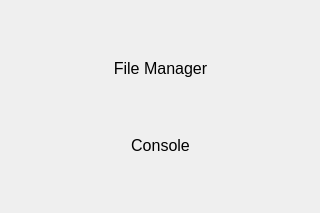
<ui version="4.0" >
 <class>Programs</class>
 <widget class="QWidget" name="Programs" >
  <property name="geometry" >
   <rect>
    <x>0</x>
    <y>0</y>
    <width>320</width>
    <height>213</height>
   </rect>
  </property>
  <property name="windowTitle" >
   <string>Form</string>
  </property>
  <property name="styleSheet" >
   <string/>
  </property>
  <layout class="QVBoxLayout" >
   <item>
    <spacer>
     <property name="orientation" >
      <enum>Qt::Vertical</enum>
     </property>
     <property name="sizeHint" >
      <size>
       <width>20</width>
       <height>40</height>
      </size>
     </property>
    </spacer>
   </item>
   <item>
    <layout class="QHBoxLayout" >
     <item>
      <spacer>
       <property name="orientation" >
        <enum>Qt::Horizontal</enum>
       </property>
       <property name="sizeHint" >
        <size>
         <width>40</width>
         <height>20</height>
        </size>
       </property>
      </spacer>
     </item>
     <item>
      <widget class="QPushButton" name="ui_fileManagerButton" >
       <property name="minimumSize" >
        <size>
         <width>95</width>
         <height>30</height>
        </size>
       </property>
       <property name="maximumSize" >
        <size>
         <width>95</width>
         <height>30</height>
        </size>
       </property>
       <property name="styleSheet" >
        <string>QPushButton{
border:0px;
background-image:url(:/actions/rivet95x30L.png);
color:black;
font-size:12pt;
}
QPushButton:pressed{
border:0px;
background-image:url(:/actions/rivet95x30D.png);
color:white;
font-size:12pt;
}</string>
       </property>
       <property name="text" >
        <string>File Manager</string>
       </property>
      </widget>
     </item>
     <item>
      <spacer>
       <property name="orientation" >
        <enum>Qt::Horizontal</enum>
       </property>
       <property name="sizeHint" >
        <size>
         <width>40</width>
         <height>20</height>
        </size>
       </property>
      </spacer>
     </item>
    </layout>
   </item>
   <item>
    <spacer>
     <property name="orientation" >
      <enum>Qt::Vertical</enum>
     </property>
     <property name="sizeHint" >
      <size>
       <width>20</width>
       <height>40</height>
      </size>
     </property>
    </spacer>
   </item>
   <item>
    <layout class="QHBoxLayout" >
     <item>
      <spacer>
       <property name="orientation" >
        <enum>Qt::Horizontal</enum>
       </property>
       <property name="sizeHint" >
        <size>
         <width>40</width>
         <height>20</height>
        </size>
       </property>
      </spacer>
     </item>
     <item>
      <widget class="QPushButton" name="ui_consoleButton" >
       <property name="minimumSize" >
        <size>
         <width>95</width>
         <height>30</height>
        </size>
       </property>
       <property name="maximumSize" >
        <size>
         <width>95</width>
         <height>30</height>
        </size>
       </property>
       <property name="styleSheet" >
        <string>QPushButton{
border:0px;
background-image:url(:/actions/rivet95x30L.png);
color:black;
font-size:12pt;
}
QPushButton:pressed{
border:0px;
background-image:url(:/actions/rivet95x30D.png);
color:white;
font-size:12pt;
}</string>
       </property>
       <property name="text" >
        <string>Console</string>
       </property>
      </widget>
     </item>
     <item>
      <spacer>
       <property name="orientation" >
        <enum>Qt::Horizontal</enum>
       </property>
       <property name="sizeHint" >
        <size>
         <width>40</width>
         <height>20</height>
        </size>
       </property>
      </spacer>
     </item>
    </layout>
   </item>
   <item>
    <spacer>
     <property name="orientation" >
      <enum>Qt::Vertical</enum>
     </property>
     <property name="sizeHint" >
      <size>
       <width>20</width>
       <height>40</height>
      </size>
     </property>
    </spacer>
   </item>
  </layout>
 </widget>
 <resources/>
 <connections/>
</ui>
